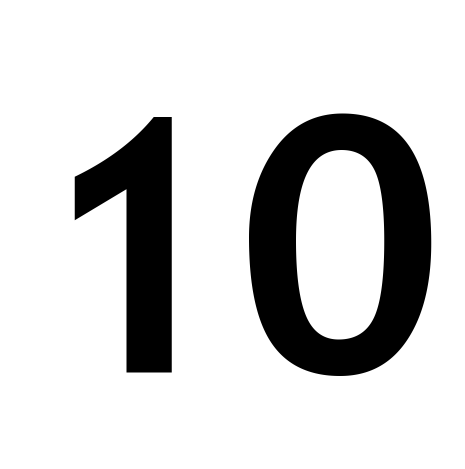
#> input picture 10.png, 465 x 469 px
$ jupyter execute --allow-errors digit-isolation-test.ipynb
#> lines starting #> are read from the running program, lines starting #| are printed output that depends on the picture; after the words box and inside, x2 and y2 are one past the last pixel; in counts of white or black regions, pixels touching at a corner belong together
[cell 1]
import cv2
import os
from PIL import Image

# Load image
image = cv2.imread('10.png', cv2.IMREAD_GRAYSCALE)
#> image is the input picture: shape (469, 465); min 0, max 255, mean 209.9
import matplotlib.pyplot as plt

_, binary_image = cv2.threshold(image, 128, 255, cv2.THRESH_BINARY_INV)
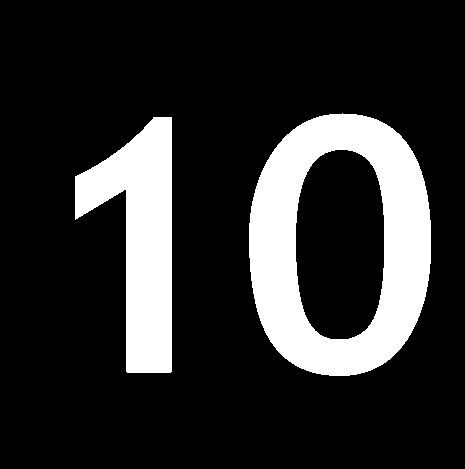
#> binary_image: shape (469, 465); 17.8% white; 2 white regions

# Find contours
contours, _ = cv2.findContours(binary_image, cv2.RETR_EXTERNAL, cv2.CHAIN_APPROX_SIMPLE)
#> contours = 2 contours; box (x1, y1, x2, y2) and area: (249, 113, 431, 376) 39034, (75, 117, 172, 373) 13212

# Loop through contours and isolate characters
for index, contour in enumerate(contours):
    x, y, w, h = cv2.boundingRect(contour)

    isolated_character = binary_image[y:y+h, x:x+w]
    isolated_character = cv2.bitwise_not(isolated_character)

    path = os.path.join(os.getcwd(), "temp", f"{index}.png")
    cv2.imwrite(path, isolated_character)
#> this loop made 2 passes
#> (x, y, w, h) on passes 1 to 2: (75, 117, 97, 256), (249, 113, 182, 263)
#> pass 1, `isolated_character = binary_image[y:y+h, x:x+w]`:
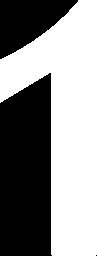
#> isolated_character: shape (256, 97); 54.6% white; 3 black regions (1 under 20 px), largest, box (x1, y1, x2, y2) and area: (0, 73, 52, 256) 8579, (0, 0, 78, 59) 2703
#> pass 2, `isolated_character = binary_image[y:y+h, x:x+w]`:
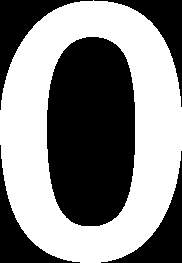
#> isolated_character: shape (263, 182); 52.6% white; 5 black regions, box (x1, y1, x2, y2) and area: (47, 37, 135, 226) 14189, (0, 0, 93, 110) 2352, (101, 151, 182, 263) 2209, (0, 145, 80, 263) 2004, (94, 0, 182, 107) 1933
